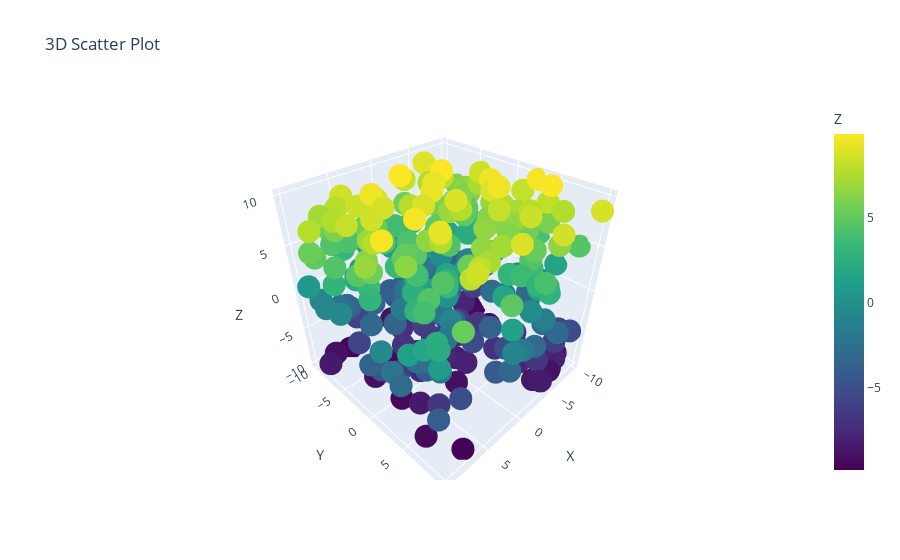

Here is the notebook cell this chart was saved with:
### Code cell
# 1. Using the given dataset, to generate a 3D scatter plot to visualize the distribution of data points in a threedimensional space.

import numpy as np
import pandas as pd
import plotly.express as px

# Generate 3D scatter plot data
np.random.seed(30)
data = {
    'X': np.random.uniform(-10, 10, 300),
    'Y': np.random.uniform(-10, 10, 300),
    'Z': np.random.uniform(-10, 10, 300)
}
df_3d = pd.DataFrame(data)

# Create a 3D scatter plot
fig_3d = px.scatter_3d(df_3d, x='X', y='Y', z='Z', title='3D Scatter Plot', color='Z', color_continuous_scale='Viridis')
fig_3d.show()

### Figure 1 — Plotly figure (JSON) as saved in the notebook; plotly's stock layout.template omitted (floating-point values rounded to 4 significant figures; data arrays with more than 128 entries replaced by an {"elided": "..."} marker saying what was removed)
{"data": [{"hovertemplate": "X=%{x}<br>Y=%{y}<br>Z=%{marker.color}<extra></extra>", "legendgroup": "", "marker": {"color": {"elided": "300 float values"}, "coloraxis": "coloraxis", "symbol": "circle"}, "mode": "markers", "name": "", "scene": "scene", "showlegend": false, "type": "scatter3d", "x": {"elided": "300 float values"}, "y": {"elided": "300 float values"}, "z": {"elided": "300 float values"}}], "layout": {"coloraxis": {"colorbar": {"title": {"text": "Z"}}, "colorscale": [[0, "#440154"], [0.1111, "#482878"], [0.2222, "#3e4989"], [0.3333, "#31688e"], [0.4444, "#26828e"], [0.5556, "#1f9e89"], [0.6667, "#35b779"], [0.7778, "#6ece58"], [0.8889, "#b5de2b"], [1, "#fde725"]]}, "legend": {"tracegroupgap": 0}, "scene": {"domain": {"x": [0, 1], "y": [0, 1]}, "xaxis": {"title": {"text": "X"}}, "yaxis": {"title": {"text": "Y"}}, "zaxis": {"title": {"text": "Z"}}}, "title": {"text": "3D Scatter Plot"}}}
